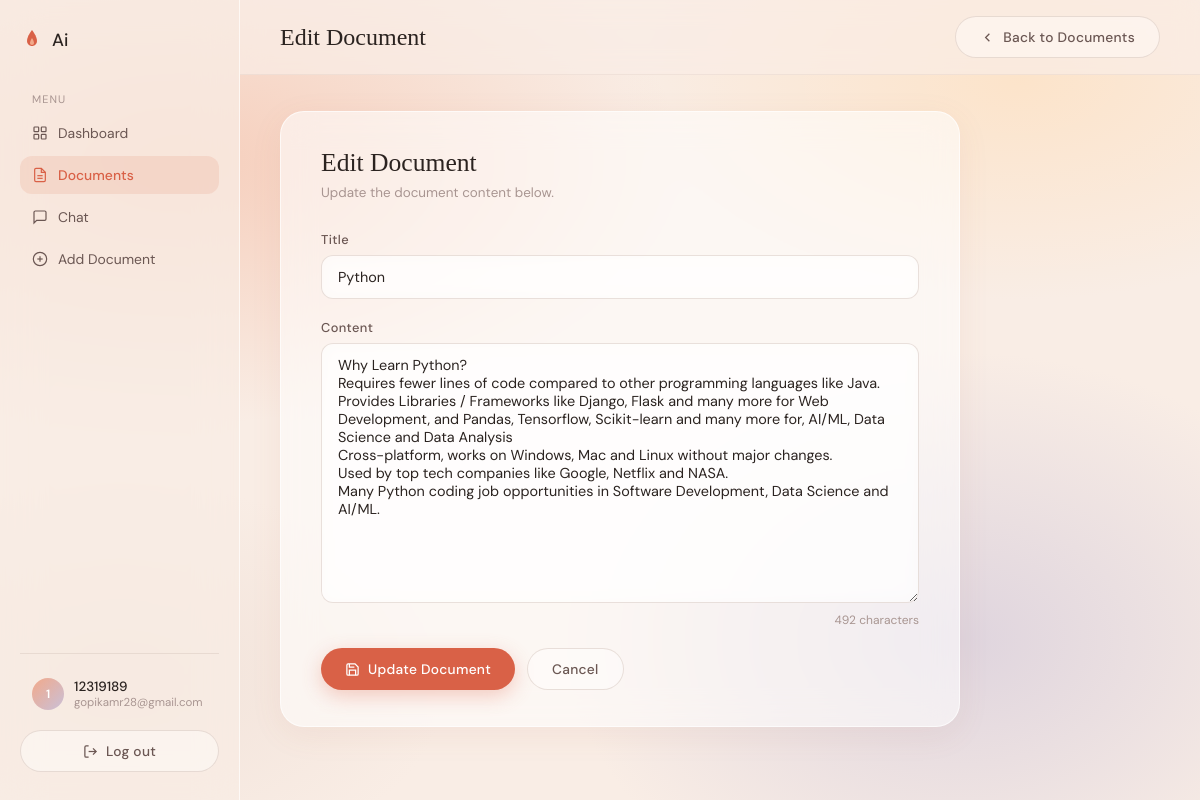
The app's page /documents/1/edit (signed in) with its own data.
### app.py (models this page shows, shortened)
class User(UserMixin, db.Model):
    id         = db.Column(db.Integer, primary_key=True)
    username   = db.Column(db.String(80),  unique=True, nullable=False)
    email      = db.Column(db.String(120), unique=True, nullable=False)
    password   = db.Column(db.String(256), nullable=False)
    created_at = db.Column(db.DateTime, default=datetime.utcnow)
    documents  = db.relationship('Document',    backref='owner', lazy=True, cascade='all, delete-orphan')
    chats      = db.relationship('ChatMessage', backref='user',  lazy=True, cascade='all, delete-orphan')

class Document(db.Model):
    id         = db.Column(db.Integer, primary_key=True)
    title      = db.Column(db.String(200), nullable=False)
    content    = db.Column(db.Text,        nullable=False)
    created_at = db.Column(db.DateTime, default=datetime.utcnow)
    updated_at = db.Column(db.DateTime, default=datetime.utcnow, onupdate=datetime.utcnow)
    user_id    = db.Column(db.Integer, db.ForeignKey('user.id'), nullable=False)

### app.py (the view, shortened to what this page needs)
@app.route('/documents/<int:doc_id>/edit', methods=['GET', 'POST'])
@login_required
def edit_document(doc_id):
    doc = Document.query.filter_by(id=doc_id, user_id=current_user.id).first_or_404()
    return render_template('document_form.html', doc=doc, action='Edit')

### app.py (called while the page is built)
@login_manager.user_loader
def load_user(user_id):
    return User.query.get(int(user_id))

### templates/document_form.html (shortened to what this page needs)
{% extends "base.html" %}
{% block page_title %}{{ action }} Document{% endblock %}
{% block topbar_actions %}
  <a href="{{ url_for('documents') }}" class="btn btn-ghost">
    <svg viewBox="0 0 24 24" style="width:15px;height:15px;stroke:currentColor;fill:none;stroke-width:2;"><polyline points="15 18 9 12 15 6"/></svg>
    Back to Documents
  </a>
{% endblock %}
{% block content %}
<div class="form-card">
  <h2>{{ action }} Document</h2>
  <p class="subtitle">
    {% if action == 'Add' %}
      Add content to your knowledge base. The AI will use this to answer questions.
    {% else %}
      Update the document content below.
    {% endif %}
  </p>
  <form method="POST">
    <div class="form-group">
      <label class="form-label">Title</label>
      <input type="text" name="title" class="form-control"
             placeholder="e.g. Company FAQ, Product Manual, Policy Document…"
             value="{{ doc.title if doc else '' }}" required>
    </div>
    <div class="form-group">
      <label class="form-label">Content</label>
      <textarea name="content" id="contentArea" class="form-control"
                placeholder="Paste or type your document content here…"
                required>{{ doc.content if doc else '' }}</textarea>
      <div class="char-count"><span id="charCount">0</span> characters</div>
    </div>
    <div class="form-actions">
      <button type="submit" class="btn btn-primary">
        <svg viewBox="0 0 24 24"><path d="M19 21H5a2 2 0 0 1-2-2V5a2 2 0 0 1 2-2h11l5 5v11a2 2 0 0 1-2 2z"/><polyline points="17 21 17 13 7 13 7 21"/><polyline points="7 3 7 8 15 8"/></svg>
        {{ 'Save Document' if action == 'Add' else 'Update Document' }}
      </button>
      <a href="{{ url_for('documents') }}" class="btn btn-ghost">Cancel</a>
    </div>
  </form>
</div>
{% endblock %}

### templates/base.html (shortened to what this page needs)
<!DOCTYPE html>
<html lang="en">
<head>
</head>
<body>
<div class="mesh-bg"></div>
{% if current_user.is_authenticated %}
<aside class="sidebar">
  <a href="{{ url_for('dashboard') }}" class="sidebar-logo">
    <svg viewBox="0 0 24 24" fill="none">
      <path d="M12 2C12 2 7 8 7 13C7 15.76 9.24 18 12 18C14.76 18 17 15.76 17 13C17 8 12 2 12 2Z" fill="#D96147"/>
      <path d="M12 10C12 10 10 13 10 15C10 16.1 10.9 17 12 17C13.1 17 14 16.1 14 15C14 13 12 10 12 10Z" fill="#F2A98A"/>
    </svg>
    Ai
  </a>
  <p class="nav-section-label">Menu</p>
  <ul class="sidebar-nav">
    <li>
      <a href="{{ url_for('dashboard') }}" class="{% if request.endpoint == 'dashboard' %}active{% endif %}">
        <svg viewBox="0 0 24 24"><rect x="3" y="3" width="7" height="7" rx="1"/><rect x="14" y="3" width="7" height="7" rx="1"/><rect x="3" y="14" width="7" height="7" rx="1"/><rect x="14" y="14" width="7" height="7" rx="1"/></svg>
        Dashboard
      </a>
    </li>
    <li>
      <a href="{{ url_for('documents') }}" class="{% if 'document' in request.endpoint %}active{% endif %}">
        <svg viewBox="0 0 24 24"><path d="M14 2H6a2 2 0 0 0-2 2v16a2 2 0 0 0 2 2h12a2 2 0 0 0 2-2V8z"/><polyline points="14 2 14 8 20 8"/><line x1="16" y1="13" x2="8" y2="13"/><line x1="16" y1="17" x2="8" y2="17"/></svg>
        Documents
      </a>
    </li>
    <li>
      <a href="{{ url_for('chat') }}" class="{% if request.endpoint == 'chat' %}active{% endif %}">
        <svg viewBox="0 0 24 24"><path d="M21 15a2 2 0 0 1-2 2H7l-4 4V5a2 2 0 0 1 2-2h14a2 2 0 0 1 2 2z"/></svg>
        Chat
      </a>
    </li>
    <li>
      <a href="{{ url_for('add_document') }}">
        <svg viewBox="0 0 24 24"><circle cx="12" cy="12" r="10"/><line x1="12" y1="8" x2="12" y2="16"/><line x1="8" y1="12" x2="16" y2="12"/></svg>
        Add Document
      </a>
    </li>
  </ul>
  <div class="sidebar-footer">
    <div class="sidebar-user">
      <div class="avatar">{{ current_user.username[0].upper() }}</div>
      <div>
        <div class="user-name">{{ current_user.username }}</div>
        <div class="user-email">{{ current_user.email[:22] }}{% if current_user.email|length > 22 %}…{% endif %}</div>
      </div>
    </div>
    <a href="{{ url_for('logout') }}" class="btn btn-ghost" style="width:100%; justify-content:center; margin-top:8px;">
      <svg viewBox="0 0 24 24"><path d="M9 21H5a2 2 0 0 1-2-2V5a2 2 0 0 1 2-2h4"/><polyline points="16 17 21 12 16 7"/><line x1="21" y1="12" x2="9" y2="12"/></svg>
      Log out
    </a>
  </div>
</aside>
<div class="main-wrap">
  <div class="topbar">
    <h1 class="page-title">{% block page_title %}{% endblock %}</h1>
    <div>{% block topbar_actions %}{% endblock %}</div>
  </div>
  <div class="content-area">
    {% block content %}{% endblock %}
  </div>
</div>
{% else %}
{% block auth_content %}{% endblock %}
{% endif %}
</body>
</html>

### templates/base.html (style rules this page uses)
*, *::before, *::after { box-sizing: border-box; margin: 0; padding: 0; }
:root { --peach: #F2A98A; --blush: #EEC5B0; --lavender: #C9C0D8; --cream: #FAF5F0; --coral: #D96147; --warm-dark: #2B2320; --text-mid: #6B5753; --text-soft: #A89591; --glass: rgba(255,255,255,.55); --glass-border: rgba(255,255,255,.65); }
html, body { height: 100%; }
body { font-family: 'DM Sans', sans-serif; background: #F9EDE5; color: var(--warm-dark); overflow-x: hidden; min-height: 100vh; }
.mesh-bg { position: fixed; inset: 0; z-index: 0; pointer-events: none; background: radial-gradient(ellipse 70% 55% at 15% 20%, rgba(242,169,138,.45) 0%, transparent 60%), radial-gradient(ellipse 60% 50% at 85% 10%, rgba(255,220,180,.55) 0%, transparent 55%), radial-gradient(ellipse 55% 60% at 80% 80%, rgba(201,192,216,.55) 0%, transparent 60%), radial-gradient(ellipse 50% 45% at 10% 85%, rgba(230,210,200,.40) 0%, transparent 55%); background-color: #F9EDE5; animation: meshShift 18s ease-in-out infinite alternate; }
.sidebar { position: fixed; top: 0; left: 0; bottom: 0; width: 240px; z-index: 50; background: rgba(249,237,229,.75); backdrop-filter: blur(20px); border-right: 1px solid var(--glass-border); display: flex; flex-direction: column; padding: 28px 20px; }
.sidebar-logo { display: flex; align-items: center; gap: 8px; font-weight: 500; font-size: 1.1rem; color: var(--warm-dark); text-decoration: none; margin-bottom: 40px; }
.sidebar-logo svg { width: 24px; height: 24px; }
.nav-section-label { font-size: .68rem; letter-spacing: .1em; text-transform: uppercase; color: var(--text-soft); margin-bottom: 8px; padding-left: 12px; }
.sidebar-nav { list-style: none; display: flex; flex-direction: column; gap: 4px; flex: 1; }
.sidebar-nav a { display: flex; align-items: center; gap: 10px; padding: 10px 12px; border-radius: 12px; font-size: .87rem; color: var(--text-mid); text-decoration: none; transition: all .2s; }
.sidebar-nav a.active { background: rgba(217,97,71,.12); color: var(--coral); font-weight: 500; }
.sidebar-nav svg { width: 16px; height: 16px; stroke: currentColor; stroke-width: 1.8; fill: none; flex-shrink: 0; }
.sidebar-footer { border-top: 1px solid rgba(200,180,170,.3); padding-top: 16px; margin-top: 16px; }
.sidebar-user { display: flex; align-items: center; gap: 10px; padding: 8px 12px; border-radius: 12px; margin-bottom: 4px; }
.avatar { width: 32px; height: 32px; border-radius: 50%; background: linear-gradient(135deg, var(--peach), var(--lavender)); display: flex; align-items: center; justify-content: center; font-size: .75rem; font-weight: 600; color: white; flex-shrink: 0; }
.user-name { font-size: .84rem; font-weight: 500; color: var(--warm-dark); }
.user-email { font-size: .72rem; color: var(--text-soft); }
.main-wrap { margin-left: 240px; min-height: 100vh; position: relative; z-index: 1; }
.topbar { position: sticky; top: 0; z-index: 40; background: rgba(249,237,229,.70); backdrop-filter: blur(12px); border-bottom: 1px solid rgba(200,180,170,.2); padding: 16px 40px; display: flex; align-items: center; justify-content: space-between; }
.page-title { font-family: 'Cormorant Garamond', serif; font-size: 1.5rem; font-weight: 300; color: var(--warm-dark); }
.content-area { padding: 36px 40px; }
.btn { display: inline-flex; align-items: center; gap: 8px; padding: 11px 24px; border-radius: 30px; border: none; font-family: 'DM Sans', sans-serif; font-size: .86rem; font-weight: 500; cursor: pointer; text-decoration: none; transition: transform .2s, box-shadow .2s; letter-spacing: .02em; }
.btn-primary { background: var(--coral); color: white; box-shadow: 0 6px 20px rgba(217,97,71,.3); }
.btn-ghost { background: rgba(255,255,255,.4); color: var(--text-mid); border: 1px solid rgba(200,180,170,.4); }
.btn svg { width: 15px; height: 15px; stroke: currentColor; fill: none; stroke-width: 2; }
.form-group { margin-bottom: 20px; }
.form-label { display: block; font-size: .8rem; font-weight: 500; color: var(--text-mid); margin-bottom: 7px; letter-spacing: .03em; }
.form-control { width: 100%; padding: 12px 16px; background: rgba(255,255,255,.5); border: 1px solid rgba(200,180,170,.4); border-radius: 12px; font-family: 'DM Sans', sans-serif; font-size: .9rem; color: var(--warm-dark); outline: none; transition: border-color .2s, box-shadow .2s; backdrop-filter: blur(8px); }
textarea.form-control { resize: vertical; min-height: 120px; }

### records on screen
User: username "1", username "12319189", email "gopikamr28@gmail.com"
Document: title "Python", content "Why Learn Python? Requires fewer lines of code compared to other programming languages like Java. Provides Libraries / Frameworks like Django, Flask and many more for Web Development, and Pandas, Tensorflow, Scikit-learn and many more for, AI/ML, Data Science and Data Analysis Cross-platform, works on Windows, Mac and Linux without major changes. Used by top tech companies like Google, Netflix and NASA. Many Python coding job opportunities in Software Development, Data Science and AI/ML."

### other values on screen
{{ action }} "Edit"
{{ 'Save Document' if action == 'Add' else 'Update Document' }} "Update Document"
